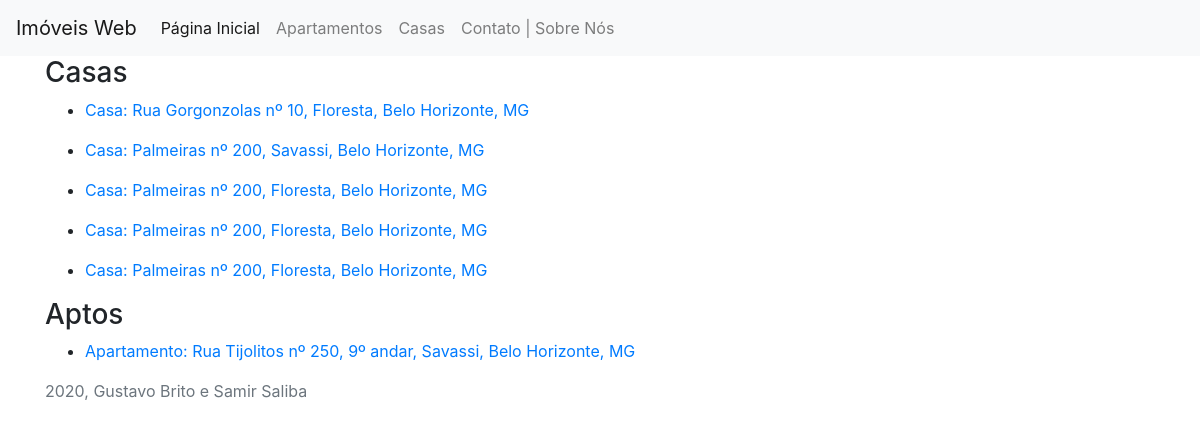
/imvwb/, run on an earlier commit of the app's database.
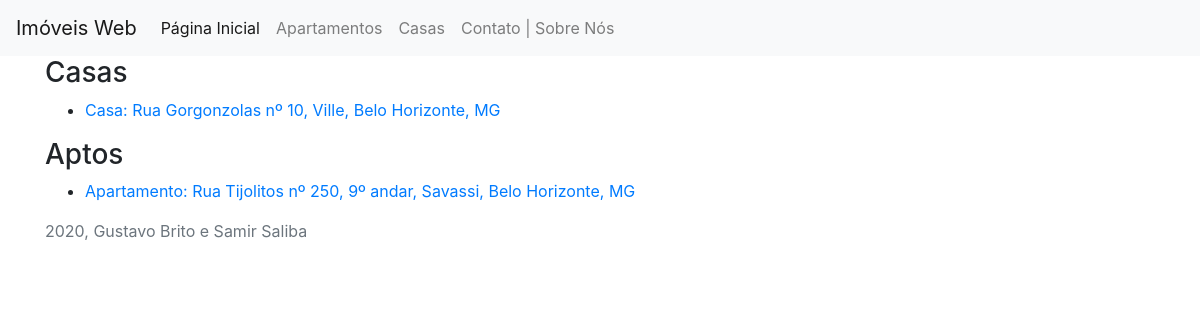
And on a later commit of the database.
### imvwb/models.py (models this page shows, shortened)
class Imovel(models.Model):
    num_quartos = models.PositiveSmallIntegerField(blank=False)
    num_salas_estar = models.PositiveSmallIntegerField(blank=False)
    num_salas_jantar = models.PositiveSmallIntegerField(blank=False)
    area = models.PositiveSmallIntegerField(blank=False)
    num_vagas_garagem = models.PositiveSmallIntegerField(blank=False)
    possui_armario_embutido = models.BooleanField(default=False)
    descricao = models.TextField(max_length=500, blank=True)
    aluguel = models.PositiveIntegerField(blank=False)
    data_postagem = models.DateTimeField(auto_now_add=True)
    logradouro = models.CharField(max_length=50, blank=False)
    numero = models.PositiveSmallIntegerField(blank=False)
    bairro = models.ForeignKey(Bairro, on_delete=models.PROTECT)
    cidade = models.CharField(max_length=25, blank=False)
    uf = models.CharField(max_length=2, blank=False)

class Casa(Imovel):
    def __str__(self):
        return "Casa: {} nº {}, {}, {}, {}".format(self.logradouro, self.numero, self.bairro, self.cidade, self.uf)
    pass

class Imovel(models.Model):
    num_quartos = models.PositiveSmallIntegerField(blank=False)
    num_salas_estar = models.PositiveSmallIntegerField(blank=False)
    num_salas_jantar = models.PositiveSmallIntegerField(blank=False)
    area = models.PositiveSmallIntegerField(blank=False)
    num_vagas_garagem = models.PositiveSmallIntegerField(blank=False)
    possui_armario_embutido = models.BooleanField(default=False)
    descricao = models.TextField(max_length=500, blank=True)
    aluguel = models.PositiveIntegerField(blank=False)
    data_postagem = models.DateTimeField(auto_now_add=True)
    logradouro = models.CharField(max_length=50, blank=False)
    numero = models.PositiveSmallIntegerField(blank=False)
    bairro = models.ForeignKey(Bairro, on_delete=models.PROTECT)
    cidade = models.CharField(max_length=25, blank=False)
    uf = models.CharField(max_length=2, blank=False)

class Bairro(models.Model):
    nome = models.CharField(max_length=30, blank=False)
    def __str__(self):
        return self.nome

class Apartamento(Imovel):
    andar = models.PositiveSmallIntegerField(blank=False)
    valor_condominio = models.PositiveSmallIntegerField(blank=False)
    possui_portaria_24h = models.BooleanField(default=None)
    def __str__(self):
        return "Apartamento: {} nº {}, {}º andar, {}, {}, {}".format(self.logradouro, self.numero, self.andar, self.bairro, self.cidade, self.uf)

### imvwb/views.py (the view)
# urls.py: path('', views.index, name='index'),
def index(request):
    casas = Casa.objects.order_by('data_postagem')[:5]
    aptos = Apartamento.objects.order_by('data_postagem')[:5]
    context = {
        'casas':casas,
        'aptos':aptos
    }
    return render(request, 'imvwb/index.html', context)

### imvwb/templates/imvwb/index.html
{% extends "./base.html" %}
{% block content %}
<h3>Casas</h3>
{% for casa in casas %}
    <ul>
        <li><a href="{% url 'imvwb:detail_casa' casa.id %}">{{casa}}</a></li>
    </ul>
{% endfor %}
<h3>Aptos</h3>
{% for apto in aptos %}
    <ul>
        <li><a href="{% url 'imvwb:detail_apto' apto.id %}">{{apto}}</a></li>
    </ul>
{% endfor %}
{% endblock %}

What changed in the data, as far as the page shows it:
removed Casa: nome "Casa: Palmeiras nº 200, Savassi, Belo Horizonte, MG"
removed Casa: nome "Casa: Palmeiras nº 200, Floresta, Belo Horizonte, MG"
removed Casa: nome "Casa: Palmeiras nº 200, Floresta, Belo Horizonte, MG"
removed Casa: nome "Casa: Palmeiras nº 200, Floresta, Belo Horizonte, MG"
changed through a linked row, Casa: nome "Casa: Rua Gorgonzolas nº 10, Floresta, Belo Horizonte, MG" → "Casa: Rua Gorgonzolas nº 10, Ville, Belo Horizonte, MG"
